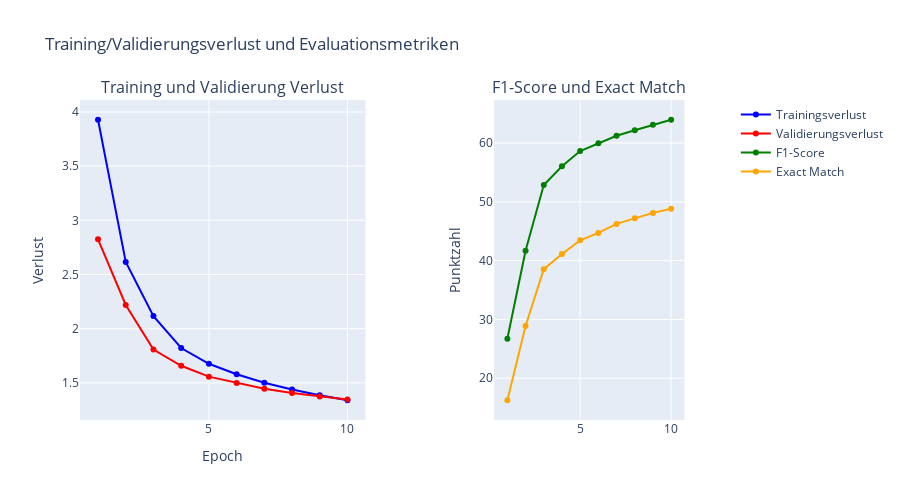

Notebook cell for this chart:
### Code cell
import plotly.graph_objects as go
from plotly.subplots import make_subplots

# Daten aus deiner Tabelle
epochs = [1, 2, 3, 4, 5, 6, 7, 8, 9, 10]
train_loss = distilbert_trainer.get_loss_table()['Training Loss']
val_loss = distilbert_trainer.get_loss_table()['Validation Loss']
f1_score = distilbert_trainer.get_loss_table()['f1_score']
exact_match = distilbert_trainer.get_loss_table()['exact_match']

# Erstelle Subplots: 1 Reihe, 2 Spalten
fig = make_subplots(
    rows=1, cols=2,
    column_widths=[0.6, 0.4],
    subplot_titles=('Training und Validierung Verlust', 'F1-Score und Exact Match'),
    shared_xaxes=True,
    vertical_spacing=0.1,
    specs=[[{"secondary_y": True}, {"secondary_y": True}]]  # Aktiviert sekundäre y-Achsen für beide Subplots
)

# Füge den Trainingsverlust hinzu
fig.add_trace(
    go.Scatter(x=epochs, y=train_loss, mode='lines+markers', name='Trainingsverlust', line=dict(color='blue')),
    row=1, col=1
)

# Füge den Validierungsverlust hinzu
fig.add_trace(
    go.Scatter(x=epochs, y=val_loss, mode='lines+markers', name='Validierungsverlust', line=dict(color='red')),
    row=1, col=1
)

# Füge den F1-Score hinzu
fig.add_trace(
    go.Scatter(x=epochs, y=f1_score, mode='lines+markers', name='F1-Score', line=dict(color='green')),
    row=1, col=2
)

# Füge den Exact Match (exakte Übereinstimmung) hinzu
fig.add_trace(
    go.Scatter(x=epochs, y=exact_match, mode='lines+markers', name='Exact Match', line=dict(color='orange')),
    row=1, col=2
)

# Layout anpassen mit Titeln und Achsenbezeichnern
fig.update_layout(
    title_text='Training/Validierungsverlust und Evaluationsmetriken',
    xaxis_title='Epoch',
    showlegend=True,
    height=500
)

# Y-Achse für den ersten Subplot (Verlust) anpassen
fig.update_yaxes(title_text='Verlust', row=1, col=1)

# Y-Achse für den zweiten Subplot (F1-Score und Exact Match) anpassen
fig.update_yaxes(title_text='Punktzahl', row=1, col=2)

# Das Diagramm anzeigen
fig.show()

### Figure 1 — Plotly figure (JSON) as saved in the notebook; plotly's stock layout.template omitted (floating-point values rounded to 4 significant figures)
{"data": [{"line": {"color": "blue"}, "mode": "lines+markers", "name": "Trainingsverlust", "type": "scatter", "x": [1, 2, 3, 4, 5, 6, 7, 8, 9, 10], "xaxis": "x", "y": [3.928, 2.616, 2.116, 1.821, 1.676, 1.579, 1.501, 1.439, 1.385, 1.339], "yaxis": "y"}, {"line": {"color": "red"}, "mode": "lines+markers", "name": "Validierungsverlust", "type": "scatter", "x": [1, 2, 3, 4, 5, 6, 7, 8, 9, 10], "xaxis": "x", "y": [2.824, 2.219, 1.807, 1.658, 1.557, 1.499, 1.445, 1.406, 1.374, 1.347], "yaxis": "y"}, {"line": {"color": "green"}, "mode": "lines+markers", "name": "F1-Score", "type": "scatter", "x": [1, 2, 3, 4, 5, 6, 7, 8, 9, 10], "xaxis": "x2", "y": [26.72, 41.69, 52.85, 56.05, 58.64, 59.94, 61.23, 62.17, 63.12, 63.95], "yaxis": "y3"}, {"line": {"color": "orange"}, "mode": "lines+markers", "name": "Exact Match", "type": "scatter", "x": [1, 2, 3, 4, 5, 6, 7, 8, 9, 10], "xaxis": "x2", "y": [16.27, 28.9, 38.55, 41.14, 43.45, 44.72, 46.25, 47.19, 48.12, 48.81], "yaxis": "y3"}], "layout": {"annotations": [{"font": {"size": 16}, "showarrow": false, "text": "Training und Validierung Verlust", "x": 0.222, "xanchor": "center", "xref": "paper", "y": 1, "yanchor": "bottom", "yref": "paper"}, {"font": {"size": 16}, "showarrow": false, "text": "F1-Score und Exact Match", "x": 0.792, "xanchor": "center", "xref": "paper", "y": 1, "yanchor": "bottom", "yref": "paper"}], "height": 500, "showlegend": true, "title": {"text": "Training/Validierungsverlust und Evaluationsmetriken"}, "xaxis": {"anchor": "y", "domain": [0, 0.444], "title": {"text": "Epoch"}}, "xaxis2": {"anchor": "y3", "domain": [0.644, 0.94]}, "yaxis": {"anchor": "x", "domain": [0, 1], "title": {"text": "Verlust"}}, "yaxis2": {"anchor": "x", "overlaying": "y", "side": "right", "title": {"text": "Verlust"}}, "yaxis3": {"anchor": "x2", "domain": [0, 1], "title": {"text": "Punktzahl"}}, "yaxis4": {"anchor": "x2", "overlaying": "y3", "side": "right", "title": {"text": "Punktzahl"}}}}
